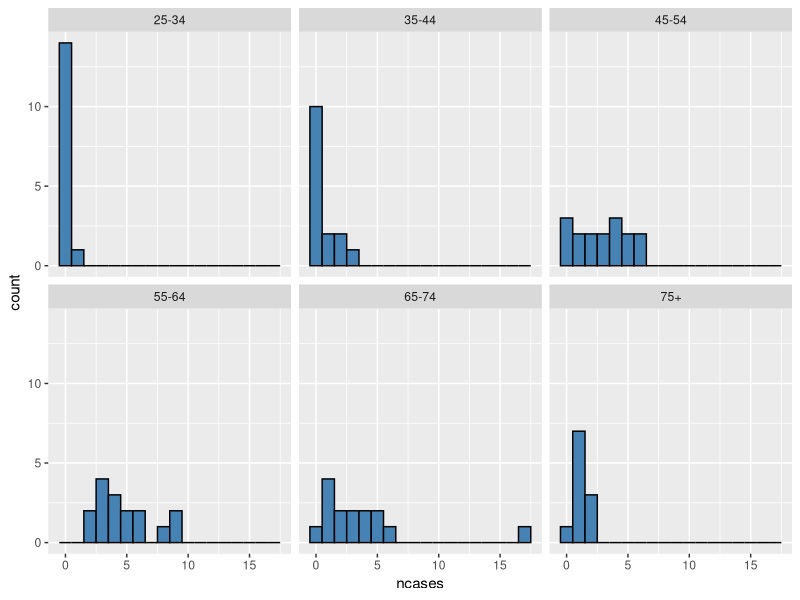

Write the R code that produced this figure.
libs <- c("dplyr", "ggplot2")
lapply(libs, require, character.only = TRUE)

str(esoph)
head(esoph)

summary(esoph)

prob_case <- sum(esoph$ncases)/sum(esoph$ncases + esoph$ncontrols)
prob_contr <- 1 - prob_case

esoph %>% 
  filter(alcgp != "0-39" & tobgp == "30+") %>% 
  summarise(n = n(), sum_case = sum(ncases), sum_contr = sum(ncontrols), prob = sum_case / sum_contr)




ggplot(esoph, aes( x = ncases)) +
  geom_histogram(fill = "steelblue", color = "black", binwidth = 1) +
  facet_wrap(~ agegp)
  